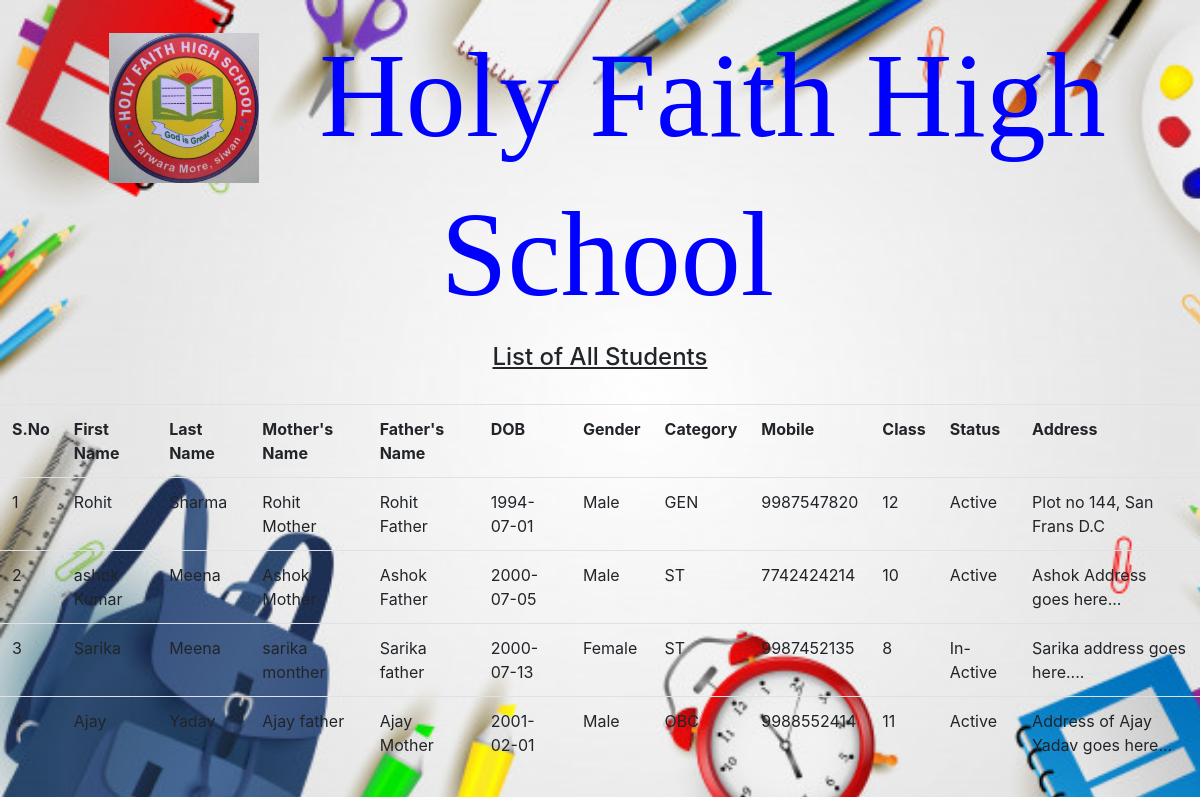
Page /viewAllStudents.php (signed in) on the committed database.
### tables this page shows
CREATE TABLE `students` (
  `id` int(11) NOT NULL,
  `roll_no` int(10) NOT NULL,
  `fname` varchar(100) NOT NULL,
  `lname` varchar(100) NOT NULL,
  `mother_name` varchar(100) NOT NULL,
  `father_name` varchar(100) NOT NULL,
  `dob` date NOT NULL,
  `gender` varchar(10) NOT NULL,
  `category` varchar(10) NOT NULL,
  `mobile` bigint(10) NOT NULL,
  `class` int(10) NOT NULL,
  `address` varchar(250) NOT NULL,
  `status` varchar(10) NOT NULL,
  `fee_status` int(100) NOT NULL
);

### viewAllStudents.php (the view, shortened to what this page needs)
<?php
  if(isset($_SESSION['email'])){
?>
<!DOCTYPE html>
<html lang="en" dir="ltr">
  <head>
    <link rel="stylesheet" href="bootstrap/css/bootstrap.min.css"></link>
    <link rel="stylesheet" href="css/styles.css">
  </head>
  <body style="background:url('images/login4.jpg');background-size:cover;background-attachment: fixed;">
    <div class="row">
      <div class="col-md-12"><br>
        <center><h1><p style="color: blue ; float:left; font-size:120px; font-family:Times New Roman; text-align:center; margin-left: 15px;"><img src="images/L2.jpeg" width="150px" height="150px">&nbsp Holy Faith High School</p><br><br><br><br></center>
        <center><h4><u>List of All Students</u></h4></center><br>
        <table class="table">
          <tr>
            <th>S.No</th>
            <th>First Name</th>
            <th>Last Name</th>
            <th>Mother's Name</th>
            <th>Father's Name</th>
            <th>DOB</th>
            <th>Gender</th>
            <th>Category</th>
            <th>Mobile</th>
            <th>Class</th>
            <th>Status</th>
            <th>Address</th>
          </tr>
          <?php
            include('includes/connection.php');
            $query = "select * from students";
            $query_run = mysqli_query($connection,$query);
            $sno = 1;
            while($row = mysqli_fetch_assoc($query_run)){
              ?>
                <tr>
                  <td><?php echo $sno; $sno = $sno + 1; ?></td>
                  <td><?php echo $row['fname']; ?></td>
                  <td><?php echo $row['lname']; ?></td>
                  <td><?php echo $row['mother_name']; ?></td>
                  <td><?php echo $row['father_name']; ?></td>
                  <td><?php echo $row['dob']; ?></td>
                  <td><?php echo $row['gender']; ?></td>
                  <td><?php echo $row['category']; ?></td>
                  <td><?php echo $row['mobile']; ?></td>
                  <td><?php echo $row['class']; ?></td>
                  <td><?php echo $row['status']; ?></td>
                  <td><?php echo $row['address']; ?></td>
                </tr>
            <?php
          }
        ?>
        </table>
      </div>
    </div>
  </body>
</html>
<?php
}
else{
  echo "<script type='text/javascript'>
    window.location.href = 'index.php';
  </script>";
}
?>

### rows in the picture
students: fname "Rohit", lname "Sharma", mother_name "Rohit Mother", father_name "Rohit Father", dob "1994-07-01", gender "Male", category "GEN", mobile "9987547820", class "12", status "Active", address "Plot no 144, San Frans D.C"
students: fname "ashok Kumar", lname "Meena", mother_name "Ashok Mother", father_name "Ashok Father", dob "2000-07-05", gender "Male", category "ST", mobile "7742424214", class "10", status "Active", address "Ashok Address goes here..."
students: fname "Sarika", lname "Meena", mother_name "sarika monther", father_name "Sarika father", dob "2000-07-13", gender "Female", category "ST", mobile "9987452135", class "8", status "In-Active", address "Sarika address goes here...."
students: fname "Ajay", lname "Yadav", mother_name "Ajay father", father_name "Ajay Mother", dob "2001-02-01", gender "Male", category "OBC", mobile "9988552414", class "11", status "Active", address "Address of Ajay Yadav goes here..."
